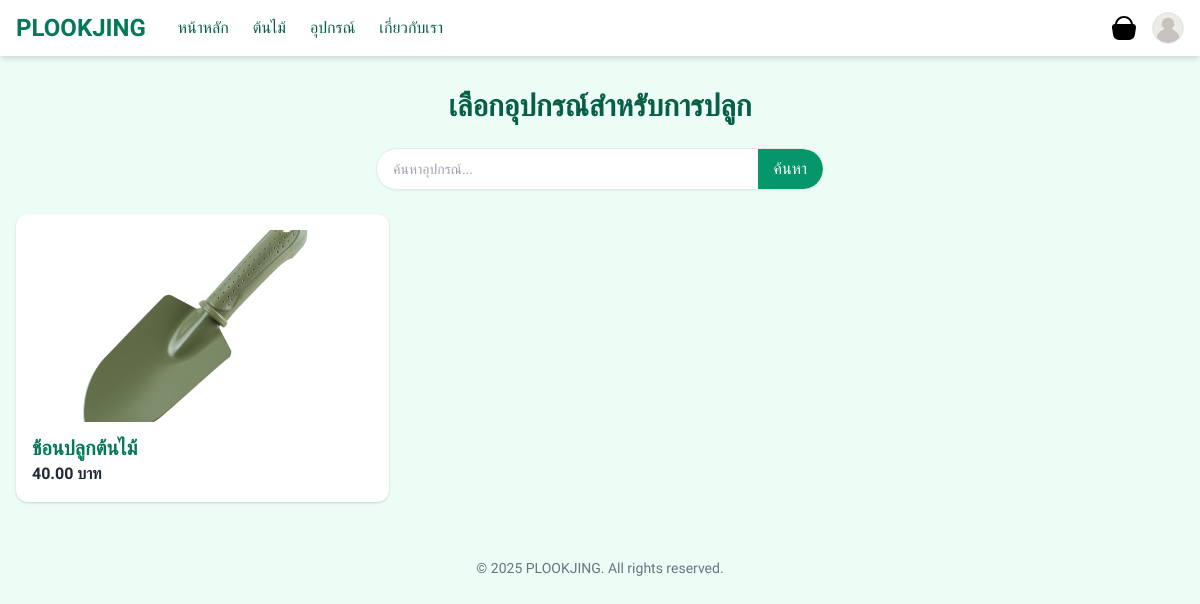
Page /equipment-list/ on the committed database.
### myapp/models.py (models this page shows, shortened)
class Equipment(models.Model):
    name = models.CharField(max_length=100)
    description = models.TextField(blank=True)
    price = models.DecimalField(max_digits=10, decimal_places=2)
    image = models.ImageField(upload_to='equipment/', blank=True, null=True)

### myapp/views.py (the view)
# urls.py: path('equipment-list/', views.equipment_list, name='equipment_list'),
def equipment_list(request):
    query = request.GET.get('q')
    if query:
        equipment_list = Equipment.objects.filter(name__icontains=query)
    else:
        equipment_list = Equipment.objects.all()
    return render(request, 'myapp/equipment_list.html', {'equipment_list': equipment_list})

### myapp/templates/myapp/equipment_list.html
{% extends 'base.html' %}
{% block content %}
  <h1 class="text-3xl font-bold text-green-800 mb-6 text-center">เลือกอุปกรณ์สำหรับการปลูก</h1>
  <div class="flex justify-center mb-6">
    <form method="GET" action="" class="w-full max-w-md">
      <div class="flex items-center border rounded-full bg-white shadow-sm overflow-hidden">
        <input type="text" name="q" placeholder="ค้นหาอุปกรณ์..." value="{{ request.GET.q }}"
               class="flex-1 px-4 py-2 focus:outline-none text-sm" />
        <button type="submit" class="bg-green-600 hover:bg-green-700 text-white px-4 py-2 rounded-r-full">
          ค้นหา
        </button>
      </div>
    </form>
  </div>
  <div class="grid grid-cols-1 sm:grid-cols-2 md:grid-cols-3 gap-6">
    {% for equipment in equipment_list %}
      <a href="{% url 'myapp:equipment_detail' equipment.id %}" class="block bg-white rounded-xl shadow p-4 hover:shadow-lg transition hover:ring-2 hover:ring-green-500">
        {% if equipment.image %}
          <img src="{{ equipment.image.url }}" alt="{{ equipment.name }}" class="w-full h-48 object-cover rounded mb-3">
        {% endif %}
        <h2 class="text-xl font-semibold text-green-700">{{ equipment.name }}</h2>
        <p class="text-orange-600 font-bold">{{ equipment.price|floatformat:2 }} บาท</p>
      </a>
    {% empty %}
      <p class="col-span-full text-center text-gray-500">ยังไม่มีอุปกรณ์ในระบบ</p>
    {% endfor %}
  </div>
{% endblock %}

### myapp/templates/base.html (style rules this page uses)
body { font-family: 'Prompt', sans-serif; }

### rows in the picture
Equipment: image (picture), name "ช้อนปลูกต้นไม้", price "40.00"
